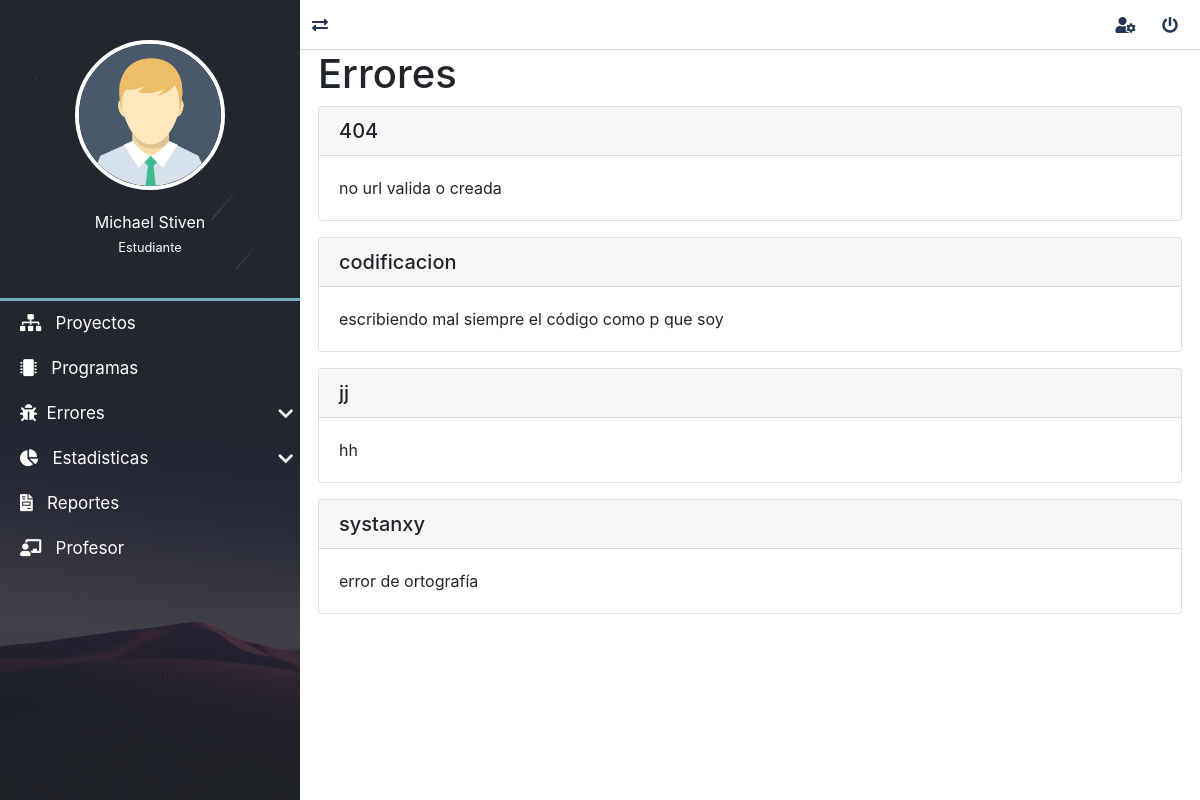
Before: /tiposDefectos/lista/ (signed in) with the older database file.
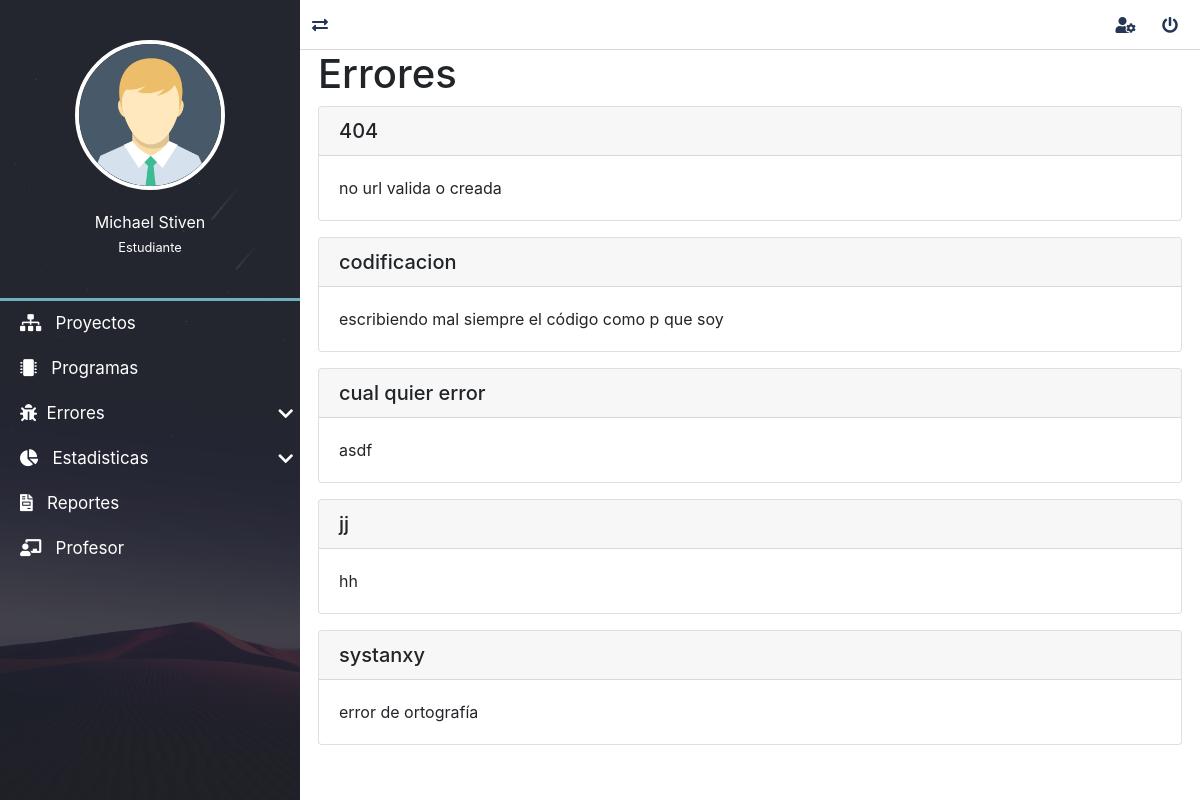
After: the same page with the newer database file.
### tiposDefectos/models.py (models this page shows, shortened)
class TiposDefecto(models.Model):
    nombre = models.CharField(verbose_name="Nombre", max_length=200)
    descripcion = models.TextField(verbose_name="Descripción")
    class Meta:
        verbose_name = "Tipo de defecto"
        verbose_name_plural = "Tipos de defectos"
        ordering = ['nombre']

### tiposDefectos/views.py (the view)
# urls.py: path('lista/', TiposDefectoListView.as_view(), name='lista_tipos_defectos'),
@method_decorator(login_required, name='dispatch')
class TiposDefectoListView(ListView):
    model = TiposDefecto

### mainApp/context_processors.py (called while the page is built)
def get_programasDeUsuario(request):
    programas= Programa.objects.all()
    return {'lista_programas':programas}

def get_lenguajes(request):
    lenguajes = Lenguaje.objects.all()
    return {'lista_lenguajes':lenguajes}

def get_medidas(request):
    medidas = Medida.objects.all()
    return {'lista_medidas':medidas}

def get_fases(request):
    fases = Fase.objects.all()
    return {'lista_fases':fases}

def get_tiposdefectos(request):
    tipos_defectos = TiposDefecto.objects.all()
    return {'lista_tipos_defectos':tipos_defectos}

### proyectos/context_processors.py (called while the page is built)
def get_proyecto(request):
    proyecto= Proyecto.objects.values_list('id','nombre','id_proceso' ,'descripcion', 'fechaInicio')
    return {
        'proyectos':proyecto
    }

### tiposDefectos/templates/tiposDefectos/tiposdefecto_list.html (shortened to what this page needs)
{% extends 'layouts/layout.html' %}
{% block content %}
<h1>Errores</h1>
{% for article in object_list %}
    <div class="card mb-3" >
        <h5 class="card-header">{{article.nombre}}</h5>
        <div class="card-body">
            <p class="card-text"> {{article.descripcion}}</p>
        </div>
    </div>
{% empty %}
<h1>no se encontro una lista de errores </h1>
{% endfor %}
{% endblock content %}

Changed rows visible on the page:
added TiposDefecto: nombre "cual quier error", descripcion "asdf"
